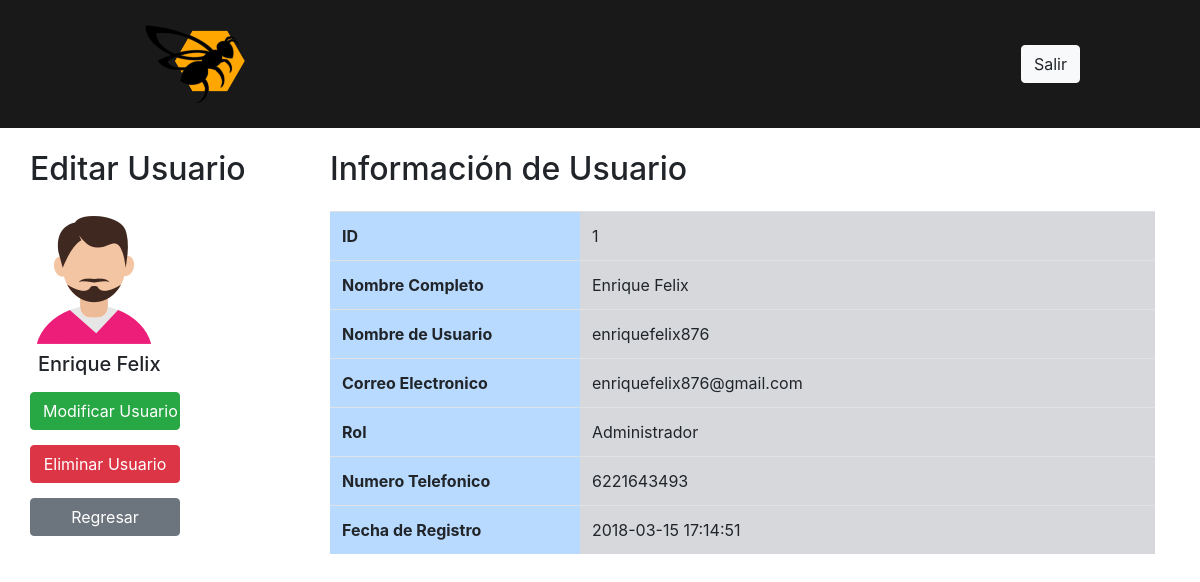
Page /info_usuario_admin.php?id=1 (signed in) on the committed database.
### tables this page shows
CREATE TABLE `user` (
  `id` int(11) NOT NULL,
  `fullname` varchar(500) NOT NULL,
  `username` varchar(100) NOT NULL,
  `email` varchar(255) NOT NULL,
  `password` varchar(255) NOT NULL,
  `rol` enum('Miembro','Administrador','Repartidor') NOT NULL DEFAULT 'Miembro',
  `phonenumber` varchar(100) DEFAULT NULL,
  `created_at` datetime NOT NULL
);

### info_usuario_admin.php (the view, shortened to what this page needs)
<?php
include "php/conexion.php";
$sql= "select * from user where id = \"$_GET[id]\"";
$query = $con->query($sql);
?>
<!DOCTYPE html>
<html lang="en">
<head>
    <link rel="stylesheet" href="https://maxcdn.bootstrapcdn.com/bootstrap/4.0.0/css/bootstrap.min.css">
</head>
<body>
    <?php include('./includes/header.php'); ?>
    <?php
    while($datos=$query->fetch_array()){
        $id = $datos["id"];
        $nombreCompleto = $datos["fullname"];
        $nombreUsuario = $datos["username"];
        $email = $datos["email"];
        $rol = $datos["rol"];
        $numeroTelefono = $datos["phonenumber"];
        $fechaRegistro = $datos["created_at"];
    }
    ?>
<div class="container">
    <div class="row">
        <div class="col-3">
            <div class="row">
                <h2 style="padding-top:150px">Editar Usuario</h2>
            </div>
            <div class="row">
                <img style="padding-top:20px" src="./img/user_man.png" alt="Imagen de Usuario">
            </div>
            <div class="row">
                <p class="h5 p-2"><?php echo $nombreCompleto?></p>
            </div>
            <div class="row">
                <a href="editar_usuario_admin.php?id=<?php echo $_GET["id"]?>"><button style="width:150px" type="button" class="btn btn-success">Modificar Usuario</button></a>
            </div>
            <div class="row" style="padding-top:15px">
                <a href="eliminar_usuario_admin.php?id=<?php echo $_GET["id"]?>"><button style="width:150px" type="button" class="btn btn-danger">Eliminar Usuario</button></a>
            </div>
            <div class="row" style="padding-top:15px">
                <a href="./home.php"><button style="width:150px" type="button" class="btn btn-secondary">Regresar</button></a>
            </div>
            </div>
        <div class="col" style="padding-top:150px">
            <h2 style="padding-bottom:15px">Información de Usuario</h2>
            <table class="table">
                <tbody>
                    <tr>
                        <th style="width:250px" class="table-primary" scope="row">ID</th>
                        <td class="table-secondary"><?php echo $id?></td>
                    </tr>
                    <tr>
                        <th class="table-primary"scope="row">Nombre Completo</th>
                        <td class="table-secondary"><?php echo $nombreCompleto?></td>
                    </tr>
                    <tr>
                        <th class="table-primary" scope="row">Nombre de Usuario</th>
                        <td class="table-secondary"><?php echo $nombreUsuario?></td>
                    </tr>
                    <tr>
                        <th class="table-primary" scope="row">Correo Electronico</th>
                        <td class="table-secondary"><?php echo $email?></td>
                    </tr>
                    <tr>
                        <th class="table-primary" scope="row">Rol</th>
                        <td class="table-secondary"><?php echo $rol?></td>
                    </tr>
                    <tr>
                        <th class="table-primary" scope="row">Numero Telefonico</th>
                        <td class="table-secondary"><?php echo $numeroTelefono?></td>
                    </tr>
                    <tr>
                        <th class="table-primary" scope="row">Fecha de Registro</th>
                        <td class="table-secondary"><?php echo $fechaRegistro?></td>
                    </tr>
                </tbody>
            </table>
        </div>
    </div>
</div>
</body>
</html>

### rows in the picture
user: fullname "Enrique Felix", id "1", username "enriquefelix876", email "enriquefelix876@gmail.com", rol "Administrador", phonenumber "6221643493", created_at "2018-03-15 17:14:51"
